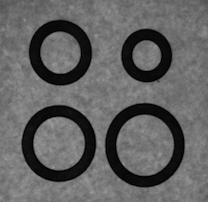
#> input picture _posts/img.bmp, 208 x 202 px
$ python circle.py   (older library calls are emulated)
#> lines starting #> are read from the running program, lines starting #| are printed output that depends on the picture; after the words box and inside, x2 and y2 are one past the last pixel; in counts of white or black regions, pixels touching at a corner belong together
import cv2
from cv2 import imread
import numpy as np

# 仅输出坐标点
img = imread('img.bmp')
#> img is the input picture: shape (202, 208, 3); mean B, G, R 97.7, 97.7, 97.7
cv2.imshow('ori', img)
cv2.waitKey(0)
imgray = cv2.cvtColor(img, cv2.COLOR_BGR2GRAY)

#ret = cv2.adaptiveThreshold(imgray, 255, cv2.ADAPTIVE_THRESH_GAUSSIAN_C, cv2.THRESH_BINARY, 21, 5)
#cv2.imshow('ret', ret)
#cv2.waitKey(0)


ret, thresh = cv2.threshold(imgray, 80, 255, 0)
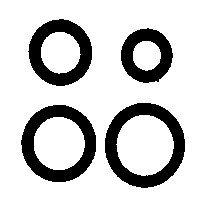
#> thresh: shape (202, 208); 79.6% white; 4 black regions

image, contours, hierarchy = cv2.findContours(thresh,cv2.RETR_CCOMP,cv2.CHAIN_APPROX_NONE)
#> contours = 9 contours; largest, box (x1, y1, x2, y2) and area: (0, 0, 208, 202) 41607, (104, 102, 186, 189) 5452, (20, 104, 97, 183) 4650, (27, 18, 93, 87) 3403, (116, 115, 174, 176) 2646
cv2.imshow('img', image)
cv2.waitKey(0)

img_new = cv2.drawContours(img, contours, -1, (0, 255, 0), 3)
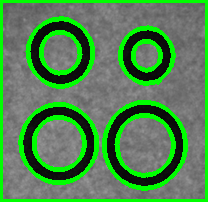
#> img_new: shape (202, 208, 3); mean B, G, R 79, 133.1, 79
cv2.imshow('img_new', img_new)
cv2.waitKey(0)
#print(contours)
#print(hierarchy)
print(contours[0])
#> (printed output is left out)
tmp = contours[0]
#> tmp = contour of 146 points, box (x1, y1, x2, y2) (34, 117, 85, 170), area 2072
#> (the run stopped early here; a loop or call above may not have finished)
